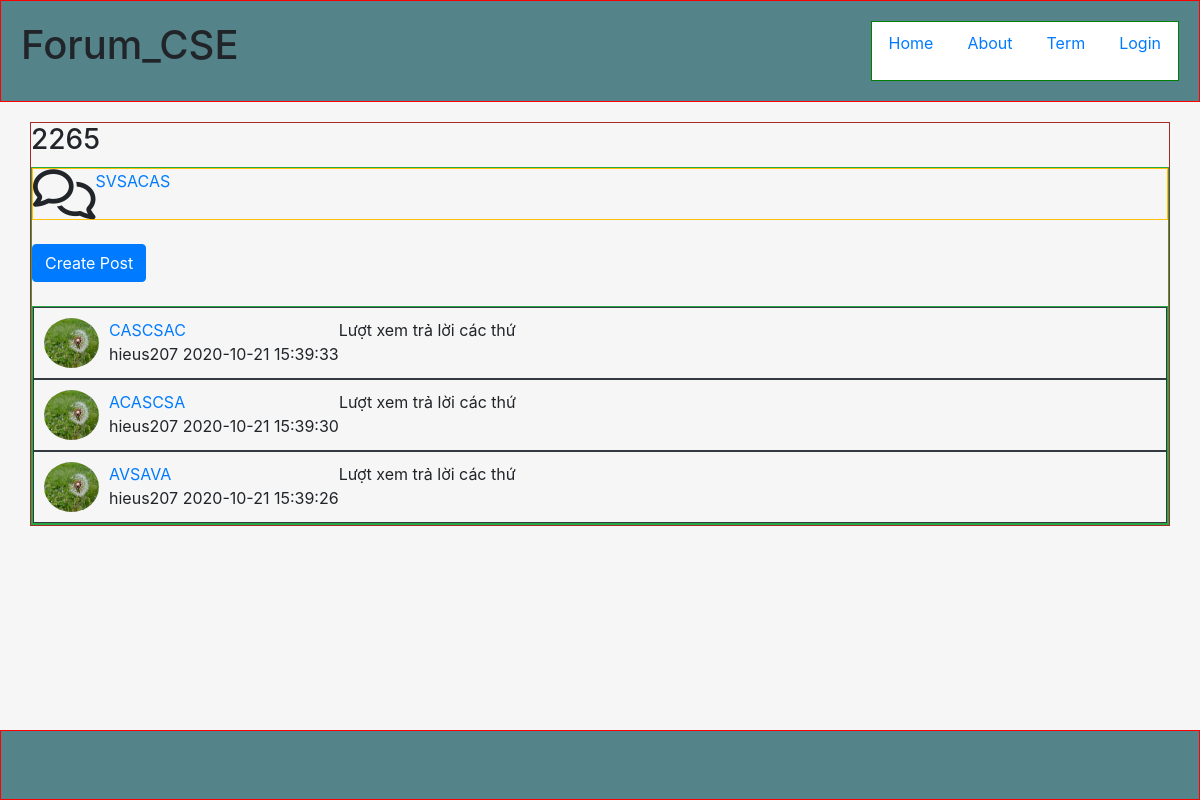
Page /Forum/index.php?controller=topics&action=index&tp_id=6 on the committed database.
### tables this page shows
CREATE TABLE `topics` (
  `topic_id` int(11) NOT NULL,
  `title` varchar(255) NOT NULL,
  `description` varchar(255) DEFAULT NULL,
  `zone_id` int(11) NOT NULL
);

CREATE TABLE `mitopics` (
  `mitopic_id` int(11) NOT NULL,
  `title` varchar(255) NOT NULL,
  `description` varchar(255) NOT NULL,
  `topic_id` int(11) NOT NULL
);

CREATE TABLE `posts` (
  `post_id` int(11) NOT NULL,
  `title` varchar(255) NOT NULL,
  `create_at` timestamp NOT NULL DEFAULT current_timestamp(),
  `edit_at` timestamp NULL DEFAULT NULL,
  `body` text NOT NULL,
  `tags` varchar(255) DEFAULT NULL,
  `status` tinyint(4) NOT NULL DEFAULT 1,
  `user_id` int(11) NOT NULL,
  `topic_id` int(11) NOT NULL,
  `mitopic_id` int(11) DEFAULT NULL
);

CREATE TABLE `users` (
  `user_id` int(11) NOT NULL,
  `username` varchar(60) NOT NULL,
  `fullname` varchar(60) NOT NULL,
  `email` varchar(255) NOT NULL,
  `avt` varchar(255) DEFAULT NULL,
  `password` varchar(255) NOT NULL,
  `code` varchar(255) DEFAULT NULL,
  `create_at` timestamp NOT NULL DEFAULT current_timestamp(),
  `admin` tinyint(4) NOT NULL DEFAULT 0,
  `status` tinyint(4) NOT NULL DEFAULT 0
);

### Forum/index.php (called while the page is built, shortened)
<?php
$action = isset($_GET['action']) ? $_GET['action'] : 'index';
$object = new $controller;
$object->$action();
?>

### Forum/models/model.php (called while the page is built, shortened)
<?php
    require_once("path.php");
    function openConnect(){
        $conn=mysqli_connect(HOST,USER,PASS,DB);
        return $conn;
    }
?>

### Forum/models/TopicModel.php (called while the page is built, shortened)
<?php
    require_once("model.php");
    class TopicModel{
        public $connection;
        function TopicModel($title='',$description=''){
            $this->connection=openConnect();
        }
        function getNamebyId($tp_id){
            $sql="SELECT title FROM ". self::TABLE ." WHERE topic_id='$tp_id'";
            $rs=mysqli_query($this->connection,$sql);
            $result=mysqli_fetch_assoc($rs);
            return $result;
        }
    }
?>

### Forum/models/MitopicModel.php (called while the page is built, shortened)
<?php
    require_once("model.php");
    class MitopicModel{
        public $connection;
        function MitopicModel(){
            $this->connection=openConnect();
        }
        function selectAll($data=[]){
            $sql="SELECT * FROM ". self::TABLE;
            $i=0;
            foreach($data as $key=>$value){
                if($i==0){
                    $sql=$sql." WHERE $key=$value";
                }
                else{
                    $sql=$sql." AND $key=$value";
                }
                $i++;
            }
            $rs=mysqli_query($this->connection,$sql);
            $result=mysqli_fetch_all($rs,MYSQLI_ASSOC);
            return $result;
        }
    }
?>

### Forum/path.php (called while the page is built, shortened)
<?php
    $BASE_URL="http://localhost:88/Forum";
?>

### Forum/models/PostModel.php (called while the page is built, shortened)
<?php
    require_once("model.php");
    class PostModel{
        public $connection;
        function PostModel($title="",$body="",$tags="",$user_id="",$topic_id="",$mitopic_id="",$edit_at=""){
            $this->connection=openConnect();
        }
        function getPostInTP($tp_id){
            $sql="SELECT p.*,u.username,u.user_id FROM posts As p JOIN users as u ON p.user_id=u.user_id WHERE p.topic_id='$tp_id' ORDER BY p.post_id DESC";
            $rs=mysqli_query($this->connection,$sql);
            $result=mysqli_fetch_all($rs,MYSQLI_ASSOC);
            return $result;
        }
    }
?>

### Forum/views/id_topics.php (the view, shortened to what this page needs)
<?php include_once("path.php");
global $ROOT_PATH; ?>
<?php include($ROOT_PATH."/includes/headerp1.php");?>
<?php include($ROOT_PATH."/includes/headerp2.php");?>
    <div class="page-wrapper">
        <div class="main-page container">
            <div class="row">
                <div class="main-content col-md-12">
                    <div class="topic-title">
                        <h3><?php echo $tpname['title'];?></h3>
                    </div>
                    <div class="zone block-container border border-success">
                        <div class="block-body">
                            <?php foreach ($mitopics as $mitopic):?>
                            <div class="mtopic-content border border-warning">
                                <span><i class="far fa-comments icon"></i></span>
                                <div class="mitopic-tt"><a href="<?php echo $BASE_URL."/index.php?controller=topics&action=mtp_index&mtp_id=".$mitopic['mitopic_id'];?>"><?php echo $mitopic['title'];?></a></div>
                            </div>
                            <?php endforeach;?>
                            <br>
                            <a name="" class="btn btn-primary" href="<?php echo $BASE_URL."/index.php?controller=posts&action=create&tp_id=".$data['topic_id'];?>" role="button">Create Post</a>
                            <br>
                            <br>
                            <div class="post-body border border-success">
                                <?php foreach ($posts as $post):?>
                                <?php if($post['mitopic_id']===NULL):?>
                                <div class="post-content-tp d-flex border border-dark">
                                    <img src="assets/images/img1.jpeg" alt="123" height="50px" width="55px" class="rounded-circle">
                                    <div class="post-tp">
                                        <div class="post-title-tp"><a href="<?php echo $BASE_URL."/index.php?controller=posts&action=index&p_id=".$post['post_id'];?>"><?php echo $post['title'];?></a></div>
                                        <div class="post-info-tp">
                                            <?php echo $post['username'];?>
                                            <?php echo $post['create_at'];?>
                                        </div>
                                    </div>
                                    <div class="statics">
                                        Lượt xem trả lời các thứ
                                    </div>
                                </div>
                                <?php endif; ?>
                                <?php endforeach;?>
                            </div>
                        </div>
                    </div>
                </div>
            </div>
        </div>
    </div>
<?php include($ROOT_PATH."/includes/footer.php");?>

### Forum/assets/css/style.css (style rules this page uses)
html,body { padding:0; margin:0; height: 100%; background:#f6f6f6; }
* { box-sizing: border-box; }
.page-wrapper { min-height: calc(100% - 212px); }
.main-page { margin-top: 20px; border: 1px solid brown; width: 100%; }
.main-content { padding:0px; }
.zone { margin-top: 10px; }
.icon { font-size: 50px; }
.comment-body,.post-body { min-height: 185px; }
.mtopic-content { display: flex; }
.post-content-tp { padding:10px; }
.post-title-tp,.post-info-tp { padding-left: 10px; }

### rows in the picture
topics: title "2265"
mitopics: title "SVSACAS"
posts: title "CASCSAC", user.username "hieus207", create_at "2020-10-21 15:39:33"
posts: title "ACASCSA", user.username "hieus207", create_at "2020-10-21 15:39:30"
posts: title "AVSAVA", user.username "hieus207", create_at "2020-10-21 15:39:26"
